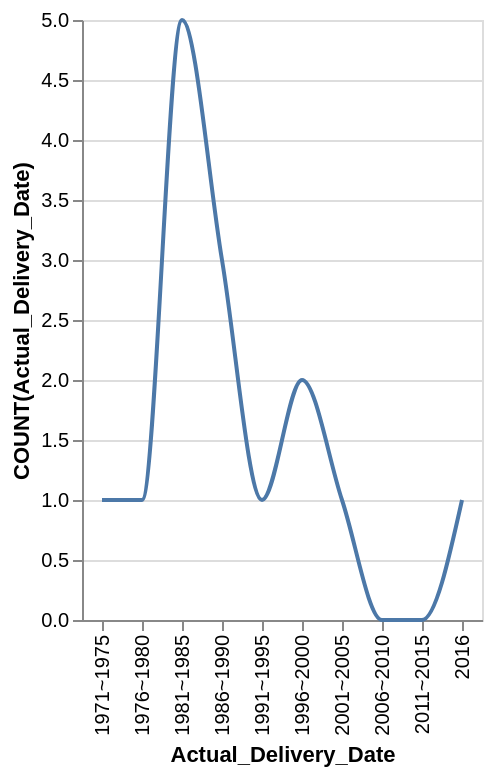

This figure's Vega-Lite source:
### Vega-Lite specification from a JSON file in a GitHub repository (floating-point values rounded to 4 significant figures)
{"data": {"values": [{"x_data": "1971~1975", "y_data": 1}, {"x_data": "1976~1980", "y_data": 1}, {"x_data": "1981~1985", "y_data": 5}, {"x_data": "1986~1990", "y_data": 3}, {"x_data": "1991~1995", "y_data": 1}, {"x_data": "1996~2000", "y_data": 2}, {"x_data": "2001~2005", "y_data": 1}, {"x_data": "2006~2010", "y_data": 0}, {"x_data": "2011~2015", "y_data": 0}, {"x_data": "2016", "y_data": 1}]}, "mark": {"type": "line", "interpolate": "monotone"}, "encoding": {"x": {"field": "x_data", "type": "nominal", "title": "Actual_Delivery_Date", "sort": "ascending"}, "y": {"field": "y_data", "type": "quantitative", "title": "COUNT(Actual_Delivery_Date)"}}}
